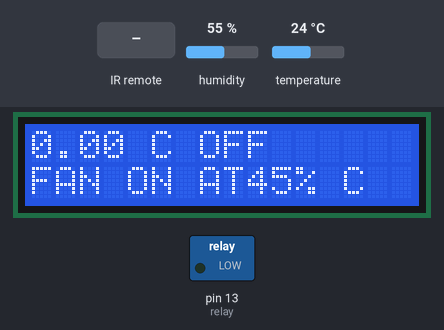
Bench run of a sketch on a simulated Arduino Uno, built with avr-gcc and run on an emulated ATmega328P. Parts: 16×2 character LCD, switched loads named in the sketch (green lamp = pin HIGH). Inputs (shaded band) come from the test bench; at power-on: humidity 55 %, temperature 24 °C. What the sketch prints to the serial monitor is not drawn.

Above: at 1.2 s.
1.3 s: infrared code 0xFFA25D received
At 2.9 s:
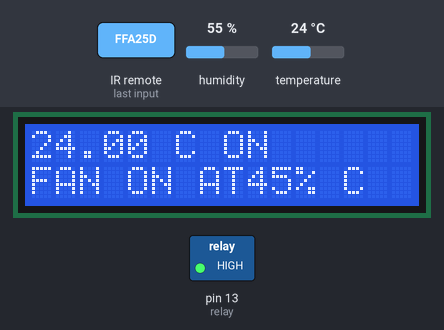
3.8 s: infrared code 0xFFE21D received
At 4.3 s:
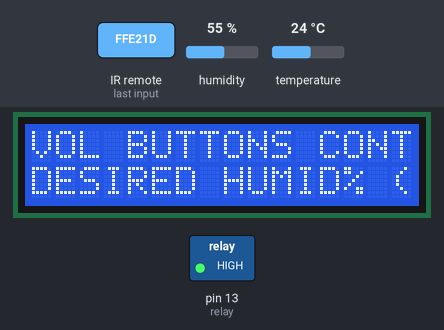
10.8 s: infrared code 0xFF629D received
At 11.4 s:
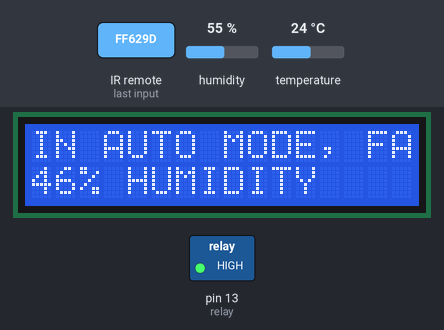
15.0 s: infrared code 0xFF22DD received
At 15.5 s:
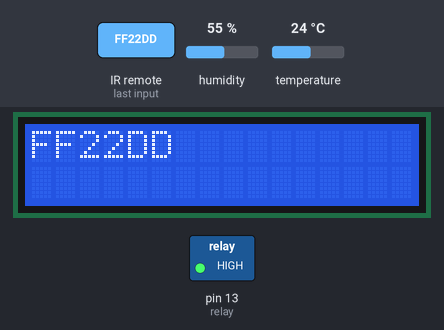
17.1 s: infrared code 0xFF02FD received
At 17.6 s:
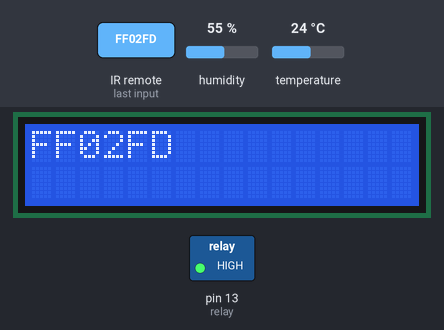
19.2 s: infrared code 0xFFC23D received
At 19.7 s:
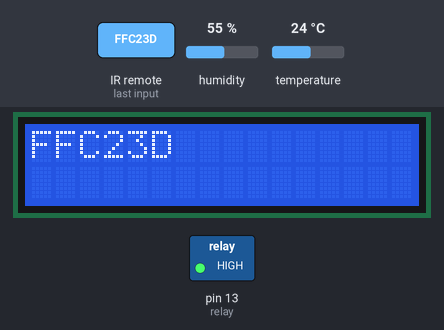
Timing chart, 0 to 22.2 s (numbered marks = the images above; inputs shaded):
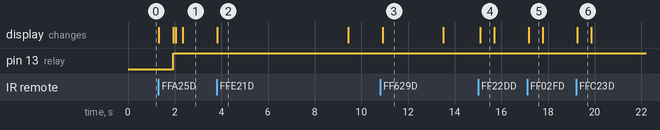

Measured:
- after the input at 1.3 s, pin 13 (relay): LOW → HIGH after 0.63 s; the display: first changes at once (image 1 shows a later state)
- after the input at 3.8 s, the display: changes at once (image 2)
- after the input at 10.8 s, the display: changes after 0.11 s (image 3)
- after the input at 15.0 s, the display: changes after 0.09 s (image 4)
- after the input at 17.1 s, the display: changes after 0.07 s (image 5)
- after the input at 19.2 s, the display: changes at once (image 6)
- what the display in image 2 shows lasts 5.6 s, from 3.8 s to 9.4 s

The sketch:

relay_final_project.ino
```cpp
/*
CSS 427 UWB
CODE FOR ARDUINO THERMOSTAT
DHT SENSOR

*/


#include <dht_nonblocking.h>
#include <IRremote.h>
#include <LiquidCrystal.h>

//DHT sensor definition
#define DHT_SENSOR_TYPE DHT_TYPE_11

//Definition for remote functions
#define POWER   0xFFA25D
#define FUNC    0xFFE21D
#define VOLUP   0xFF629D
#define REWIND  0xFF22DD
#define PAUSE   0xFF02FD
#define FASTFOR 0xFFC23D
#define DOWN    0xFFE01F
#define VOLDOWN 0xFFA857
#define UP      0xFF906F
#define EQ      0xFF9867
#define STREPT 0xFFB04F
#define ZERO    0xFF6897
#define ONE     0xFF30CF
#define TWO     0xFF18E7
#define THREE   0xFF7A85
#define FOUR    0xFF10EF
#define FIVE    0xFF38C7
#define SIX     0xFF5AA5
#define SEVEN   0xFF42BD
#define EIGHT   0xFF4AB5
#define NINE    0xFF52AD
#define HOLD    0xFFFFFFFF

//Definition for volume button mapping
#define CONTROLTEMP   0
#define CONTROLHUMID  1

//Definition for operating modes
#define MANUAL  true
#define AUTO    false

//Initialize LCD Screen
LiquidCrystal lcd(7, 8, 9, 10, 11, 12);
//                RS  E  D4 D5  D6 D7

//Initialize DHT Sensor variables
static const int DHT_SENSOR_PIN = 2;
DHT_nonblocking dht_sensor( DHT_SENSOR_PIN, DHT_SENSOR_TYPE );

//Sensor Variables
float temperature;
float humidity;

//Variables for settings
int setTemp = 30;
int setHumid = 45;
bool manualOn = false; //Manual overide for on
bool on = false; //Current signal to fan
bool mode = MANUAL; //System's current mode
int volButtonMapping = CONTROLTEMP; //Indicate which threshold VOL buttons will change

//Relay Pin 13;
int relay = 13;

/*
//ONLY FOR SIMULATION TMP VARIABLES
int sensorPin=0;
int reading;
float voltage;
*/

//Initialize the remote control variables
int receiverPin = 3;
IRrecv irrecv(receiverPin);
decode_results results;

void setup() {
  lcd.begin(16, 2);
  Serial.begin(9600);
  pinMode(relay,OUTPUT);
  irrecv.enableIRIn(); // Start the receiver
}

void loop(){


    //Measure temperature and humidity
  if( measure_environment( &temperature, &humidity )){
      Serial.print( "Temperature = " );
      Serial.print( temperature, 1 );
      Serial.print( " deg. C, Humidity = " );
      Serial.print( humidity, 1 );
      Serial.println( "%" );
    } else {
      Serial.println("no reading");
    }

  /*
  //ONLY FOR SIMULATION
  reading = analogRead(sensorPin);
  voltage = (reading * 5.0) / 1024.0;
  temperature = (voltage - 0.5) * 100 ;
  */

  	//Print to LCD
    lcd.setCursor(0, 0);
    lcd.print(temperature);
    lcd.print(" C ");

    switch(on){
      case true:
        lcd.print("ON ");
        break;
      case false:
        lcd.print("OFF");
        break;
    }

    lcd.setCursor(0,1);
  	lcd.print("FAN ON AT ");
    lcd.print(setTemp);
    lcd.print(" C");

    lcd.setCursor(9,1);
    lcd.print(setHumid);
    lcd.print("%");


  //Relay condition to fan
    if(mode == AUTO) {
      if(temperature > setTemp || humidity > setHumid) turnOn();
      else turnOff();
    } else if(mode == MANUAL){
      if(manualOn) turnOn();
      else turnOff();
    }

  //Remote commands
    //TODO: ISR? Seperate method!
    if (irrecv.decode(&results)){
      switch(results.value){

        //Switch the mode that the device is in
        case POWER:
          if(mode == MANUAL) {
            //Manual off goes to manual on
            if(!manualOn) {
              manualOn = true;
              lcd.clear();
              lcd.setCursor(0, 0);
              lcd.print("MANUAL ON");
            }
            //Manual on goes to auto
            else {
              mode = AUTO;
              lcd.clear();
              lcd.setCursor(0, 0);
              lcd.print("AUTO");
            }
          }
          //Auto goes to manual off
          else {
            mode = MANUAL;
            manualOn = false;
            lcd.clear();
            lcd.setCursor(0, 0);
            lcd.print("MANUAL OFF");
          }
          break;

        //Raise the threshold indicated by volButtonMapping
        case VOLUP:
          switch(volButtonMapping){
            case CONTROLTEMP:
              setTemp++;
              break;
            case CONTROLHUMID:
              setHumid++;
              break;
          }
          printThresholdChange();
          break;

        //Lower the threshold indicated by volButtonMapping
        case VOLDOWN:
          switch(volButtonMapping){
            case CONTROLTEMP:
              setTemp--;
              break;
            case CONTROLHUMID:
              setHumid--;
              break;
          }
          printThresholdChange();
          break;

        case FUNC:
          volButtonMapping=(volButtonMapping+1)%2;
          lcd.clear();
          lcd.setCursor(0, 0);
          lcd.print("VOL BUTTONS CONTROL ");
          lcd.setCursor(0, 1);
          switch(volButtonMapping){
            case CONTROLTEMP:
              lcd.print("DESIRED TEMP (AUTO)");
              break;
            case CONTROLHUMID:
              lcd.print("DESIRED HUMID% (AUTO)");
              break;
          }
          delay(5000);
          break;

        case ONE:
          lcd.clear();
          lcd.setCursor(0, 0);
          lcd.print("HELLLLOO");
          delay(5000);
          break;

        case TWO:
          lcd.clear();
          lcd.setCursor(0,0);
          lcd.print("Give Us");
          delay(2000);
          lcd.clear();
          lcd.setCursor(0,0);
          lcd.print("A Pass");
          delay(1000);
          break;

        case HOLD:
          lcd.clear();
          lcd.setCursor(0,0);
          lcd.print("REPEAT");
          break;

        default:
          lcd.clear();
          lcd.setCursor(0,0);
          lcd.print(results.value, HEX);
          break;
  }
    delay(500);
    irrecv.resume(); // receive the next value
  }

  delay(100);
}


//Take measurement of environment, if fails to measure return false.
static bool measure_environment( float *temperature, float *humidity ) {
    static unsigned long measurement_timestamp = millis( );

    if( millis( ) - measurement_timestamp > 1000ul ) {
      if( dht_sensor.measure( temperature, humidity )) {
          measurement_timestamp = millis( );
          return(true);
      }
    }
    return(false);
}

void printThresholdChange() {
  lcd.clear();
  lcd.setCursor(0, 0);
  lcd.print("IN AUTO MODE, FAN ON AT ");
  lcd.setCursor(0,1);
  switch(volButtonMapping) {
    case CONTROLTEMP:
      lcd.print(setTemp);
      lcd.print("C");
      break;
    case CONTROLHUMID:
      lcd.print(setHumid);
      lcd.print("% HUMIDITY");
      break;
  }
  delay(2000);
}

void turnOn(){
  if(!on){
      digitalWrite(relay, HIGH);
      on = true;
    }
}

void turnOff(){
  if(on){
    digitalWrite(relay, LOW);
    on = false;
  }
}
```
